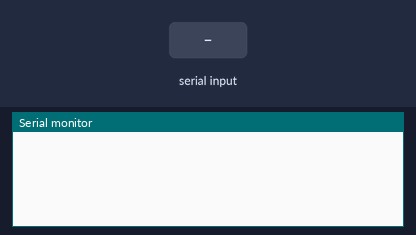
Simulated run of this sketch. Board: Arduino Uno, built with avr-gcc and run on an emulated ATmega328P. Shown: the last lines printed to the serial monitor. The test bench sets the inputs (shaded band).

Above: at 1.2 s.
1.3 s: "/" received over Serial
At 2.0 s:
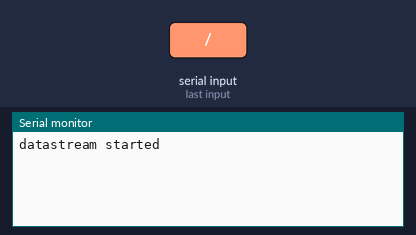
2.8 s: "!" received over Serial
At 3.2 s:
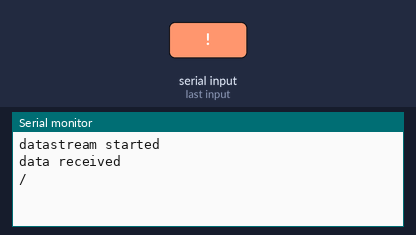
4.3 s: "!" received over Serial
At 5.5 s:
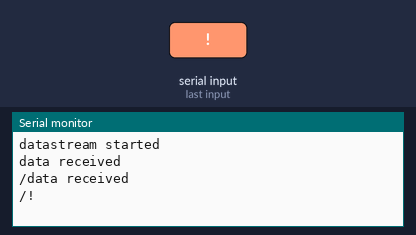

The sketch:

sketch_feb21a.ino
```cpp
int i = 0;
String Data;
void setup() {

   Serial.begin(115200);
  // put your setup code here, to run once:
  //SerialMeter.begin(115200);


}

void loop() {

  if(Serial.available())
  {
    char c = Serial.read();


    if(c == '/')
    {
      Data = "";
      Serial.println("datastream started");
    }

    if(c == '!')
    {
      Serial.println("data received");
      Serial.print(Data);

    }
    Data.concat(c);


  }


}
```

Measured:
- after the input at 1.3 s, the serial monitor: prints a new line at once (image 1)
- after the input at 2.8 s, the serial monitor: prints a new line at once (image 2)
- after the input at 4.3 s, the serial monitor: prints a new line at once (image 3)
